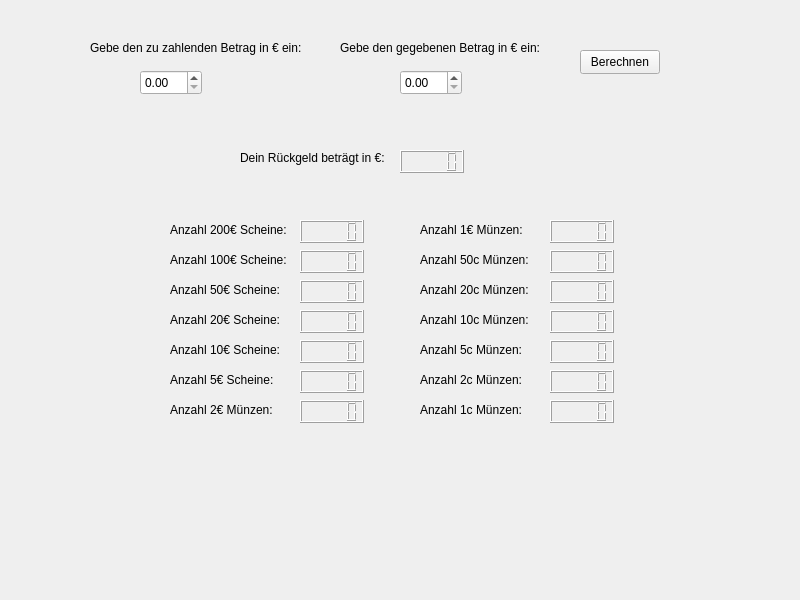
<?xml version="1.0" encoding="UTF-8"?>
<ui version="4.0">
 <class>Widget</class>
 <widget class="QWidget" name="Widget">
  <property name="geometry">
   <rect>
    <x>0</x>
    <y>0</y>
    <width>800</width>
    <height>600</height>
   </rect>
  </property>
  <property name="windowTitle">
   <string>Widget</string>
  </property>
  <widget class="QPushButton" name="berechnen">
   <property name="geometry">
    <rect>
     <x>580</x>
     <y>50</y>
     <width>80</width>
     <height>24</height>
    </rect>
   </property>
   <property name="text">
    <string>Berechnen</string>
   </property>
  </widget>
  <widget class="QDoubleSpinBox" name="zuZahlenderBetrag">
   <property name="geometry">
    <rect>
     <x>140</x>
     <y>70</y>
     <width>62</width>
     <height>25</height>
    </rect>
   </property>
   <property name="maximum">
    <double>99999.990000000005239</double>
   </property>
  </widget>
  <widget class="QDoubleSpinBox" name="gegebenerBetrag">
   <property name="geometry">
    <rect>
     <x>400</x>
     <y>70</y>
     <width>62</width>
     <height>25</height>
    </rect>
   </property>
   <property name="maximum">
    <double>99999.990000000005239</double>
   </property>
  </widget>
  <widget class="QLabel" name="gegebenerBetragLabel">
   <property name="geometry">
    <rect>
     <x>340</x>
     <y>40</y>
     <width>201</width>
     <height>16</height>
    </rect>
   </property>
   <property name="text">
    <string>Gebe den gegebenen Betrag in € ein:</string>
   </property>
  </widget>
  <widget class="QLabel" name="zuZahlenderBetragLabel">
   <property name="geometry">
    <rect>
     <x>90</x>
     <y>40</y>
     <width>211</width>
     <height>16</height>
    </rect>
   </property>
   <property name="text">
    <string>Gebe den zu zahlenden Betrag in € ein:</string>
   </property>
  </widget>
  <widget class="QLCDNumber" name="rueckgeld">
   <property name="geometry">
    <rect>
     <x>400</x>
     <y>150</y>
     <width>64</width>
     <height>23</height>
    </rect>
   </property>
  </widget>
  <widget class="QLabel" name="rueckgeldLabel">
   <property name="geometry">
    <rect>
     <x>240</x>
     <y>150</y>
     <width>151</width>
     <height>16</height>
    </rect>
   </property>
   <property name="text">
    <string>Dein Rückgeld beträgt in €:</string>
   </property>
  </widget>
  <widget class="QLCDNumber" name="anzahlZweihundertEuro">
   <property name="geometry">
    <rect>
     <x>300</x>
     <y>220</y>
     <width>64</width>
     <height>23</height>
    </rect>
   </property>
  </widget>
  <widget class="QLabel" name="anzahlZweihundertEuroLabel">
   <property name="geometry">
    <rect>
     <x>170</x>
     <y>220</y>
     <width>121</width>
     <height>20</height>
    </rect>
   </property>
   <property name="text">
    <string>Anzahl 200€ Scheine:</string>
   </property>
  </widget>
  <widget class="QLabel" name="anzahlEinhundertEuroLabel">
   <property name="geometry">
    <rect>
     <x>170</x>
     <y>250</y>
     <width>121</width>
     <height>20</height>
    </rect>
   </property>
   <property name="text">
    <string>Anzahl 100€ Scheine:</string>
   </property>
  </widget>
  <widget class="QLCDNumber" name="anzahlEinhundertEuro">
   <property name="geometry">
    <rect>
     <x>300</x>
     <y>250</y>
     <width>64</width>
     <height>23</height>
    </rect>
   </property>
  </widget>
  <widget class="QLabel" name="anzahlFuenfzigEuroLabel">
   <property name="geometry">
    <rect>
     <x>170</x>
     <y>280</y>
     <width>121</width>
     <height>20</height>
    </rect>
   </property>
   <property name="text">
    <string>Anzahl 50€ Scheine:</string>
   </property>
  </widget>
  <widget class="QLCDNumber" name="anzahlZwanzigEuro">
   <property name="geometry">
    <rect>
     <x>300</x>
     <y>310</y>
     <width>64</width>
     <height>23</height>
    </rect>
   </property>
  </widget>
  <widget class="QLabel" name="anzahlZwanzigEuroLabel">
   <property name="geometry">
    <rect>
     <x>170</x>
     <y>310</y>
     <width>121</width>
     <height>20</height>
    </rect>
   </property>
   <property name="text">
    <string>Anzahl 20€ Scheine:</string>
   </property>
  </widget>
  <widget class="QLCDNumber" name="anzahlFuenfzigEuro">
   <property name="geometry">
    <rect>
     <x>300</x>
     <y>280</y>
     <width>64</width>
     <height>23</height>
    </rect>
   </property>
  </widget>
  <widget class="QLabel" name="anzahlZehnEuroLabel">
   <property name="geometry">
    <rect>
     <x>170</x>
     <y>340</y>
     <width>121</width>
     <height>20</height>
    </rect>
   </property>
   <property name="text">
    <string>Anzahl 10€ Scheine:</string>
   </property>
  </widget>
  <widget class="QLabel" name="anzahlEinEuroLabel">
   <property name="geometry">
    <rect>
     <x>420</x>
     <y>220</y>
     <width>121</width>
     <height>20</height>
    </rect>
   </property>
   <property name="text">
    <string>Anzahl 1€ Münzen:</string>
   </property>
  </widget>
  <widget class="QLCDNumber" name="anzahlZweiEuro">
   <property name="geometry">
    <rect>
     <x>300</x>
     <y>400</y>
     <width>64</width>
     <height>23</height>
    </rect>
   </property>
  </widget>
  <widget class="QLCDNumber" name="anzahlFuenfEuro">
   <property name="geometry">
    <rect>
     <x>300</x>
     <y>370</y>
     <width>64</width>
     <height>23</height>
    </rect>
   </property>
  </widget>
  <widget class="QLabel" name="anzahlZweiEuroLabel">
   <property name="geometry">
    <rect>
     <x>170</x>
     <y>400</y>
     <width>121</width>
     <height>20</height>
    </rect>
   </property>
   <property name="text">
    <string>Anzahl 2€ Münzen:</string>
   </property>
  </widget>
  <widget class="QLCDNumber" name="anzahlEinEuro">
   <property name="geometry">
    <rect>
     <x>550</x>
     <y>220</y>
     <width>64</width>
     <height>23</height>
    </rect>
   </property>
  </widget>
  <widget class="QLabel" name="anzahlFuenfEuroLabel">
   <property name="geometry">
    <rect>
     <x>170</x>
     <y>370</y>
     <width>121</width>
     <height>20</height>
    </rect>
   </property>
   <property name="text">
    <string>Anzahl 5€ Scheine:</string>
   </property>
  </widget>
  <widget class="QLCDNumber" name="anzahlZehnEuro">
   <property name="geometry">
    <rect>
     <x>300</x>
     <y>340</y>
     <width>64</width>
     <height>23</height>
    </rect>
   </property>
  </widget>
  <widget class="QLCDNumber" name="anzahlZwanzigCent">
   <property name="geometry">
    <rect>
     <x>550</x>
     <y>280</y>
     <width>64</width>
     <height>23</height>
    </rect>
   </property>
  </widget>
  <widget class="QLabel" name="anzahlZwanzigCentLabel">
   <property name="geometry">
    <rect>
     <x>420</x>
     <y>280</y>
     <width>121</width>
     <height>20</height>
    </rect>
   </property>
   <property name="text">
    <string>Anzahl 20c Münzen:</string>
   </property>
  </widget>
  <widget class="QLCDNumber" name="anzahlZehnCent">
   <property name="geometry">
    <rect>
     <x>550</x>
     <y>310</y>
     <width>64</width>
     <height>23</height>
    </rect>
   </property>
  </widget>
  <widget class="QLCDNumber" name="anzahlFuenfCent">
   <property name="geometry">
    <rect>
     <x>550</x>
     <y>340</y>
     <width>64</width>
     <height>23</height>
    </rect>
   </property>
  </widget>
  <widget class="QLabel" name="anzahlZweiCentLabel">
   <property name="geometry">
    <rect>
     <x>420</x>
     <y>370</y>
     <width>121</width>
     <height>20</height>
    </rect>
   </property>
   <property name="text">
    <string>Anzahl 2c Münzen:</string>
   </property>
  </widget>
  <widget class="QLabel" name="anzahlFuenfzigCentLabel">
   <property name="geometry">
    <rect>
     <x>420</x>
     <y>250</y>
     <width>121</width>
     <height>20</height>
    </rect>
   </property>
   <property name="text">
    <string>Anzahl 50c Münzen:</string>
   </property>
  </widget>
  <widget class="QLCDNumber" name="anzahlFuenfzigCent">
   <property name="geometry">
    <rect>
     <x>550</x>
     <y>250</y>
     <width>64</width>
     <height>23</height>
    </rect>
   </property>
  </widget>
  <widget class="QLCDNumber" name="anzahlEinCent">
   <property name="geometry">
    <rect>
     <x>550</x>
     <y>400</y>
     <width>64</width>
     <height>23</height>
    </rect>
   </property>
  </widget>
  <widget class="QLabel" name="anzahlFuenfCentLabel">
   <property name="geometry">
    <rect>
     <x>420</x>
     <y>340</y>
     <width>121</width>
     <height>20</height>
    </rect>
   </property>
   <property name="text">
    <string>Anzahl 5c Münzen:</string>
   </property>
  </widget>
  <widget class="QLabel" name="anzahlEinCentLabel">
   <property name="geometry">
    <rect>
     <x>420</x>
     <y>400</y>
     <width>121</width>
     <height>20</height>
    </rect>
   </property>
   <property name="text">
    <string>Anzahl 1c Münzen:</string>
   </property>
  </widget>
  <widget class="QLCDNumber" name="anzahlZweiCent">
   <property name="geometry">
    <rect>
     <x>550</x>
     <y>370</y>
     <width>64</width>
     <height>23</height>
    </rect>
   </property>
  </widget>
  <widget class="QLabel" name="anzahlZehnCentLabel">
   <property name="geometry">
    <rect>
     <x>420</x>
     <y>310</y>
     <width>121</width>
     <height>20</height>
    </rect>
   </property>
   <property name="text">
    <string>Anzahl 10c Münzen:</string>
   </property>
  </widget>
 </widget>
 <resources/>
 <connections/>
</ui>
